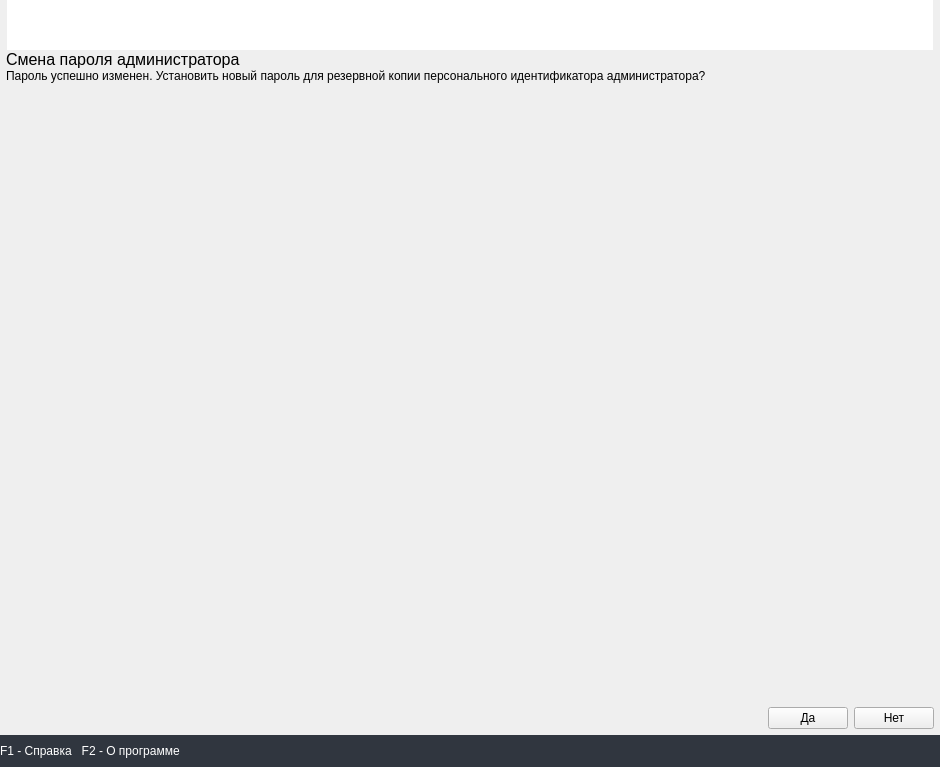
<?xml version="1.0" encoding="UTF-8"?>
<ui version="4.0">
 <class>Form</class>
 <widget class="QWidget" name="Form">
  <property name="geometry">
   <rect>
    <x>0</x>
    <y>0</y>
    <width>940</width>
    <height>767</height>
   </rect>
  </property>
  <property name="focusPolicy">
   <enum>Qt::StrongFocus</enum>
  </property>
  <property name="windowTitle">
   <string>Form</string>
  </property>
  <layout class="QVBoxLayout" name="verticalLayout_3">
   <property name="spacing">
    <number>0</number>
   </property>
   <property name="leftMargin">
    <number>0</number>
   </property>
   <property name="topMargin">
    <number>0</number>
   </property>
   <property name="rightMargin">
    <number>0</number>
   </property>
   <property name="bottomMargin">
    <number>0</number>
   </property>
   <item>
    <layout class="QHBoxLayout" name="top_horizontal_layout" stretch="0,1,0">
     <property name="spacing">
      <number>0</number>
     </property>
     <item>
      <widget class="QLabel" name="left_label">
       <property name="sizePolicy">
        <sizepolicy hsizetype="Minimum" vsizetype="Preferred">
         <horstretch>0</horstretch>
         <verstretch>0</verstretch>
        </sizepolicy>
       </property>
       <property name="minimumSize">
        <size>
         <width>0</width>
         <height>50</height>
        </size>
       </property>
       <property name="text">
        <string/>
       </property>
       <property name="pixmap">
        <pixmap>../img/top_left.png</pixmap>
       </property>
      </widget>
     </item>
     <item>
      <widget class="QLabel" name="middle_label">
       <property name="sizePolicy">
        <sizepolicy hsizetype="Preferred" vsizetype="Fixed">
         <horstretch>0</horstretch>
         <verstretch>0</verstretch>
        </sizepolicy>
       </property>
       <property name="minimumSize">
        <size>
         <width>100</width>
         <height>50</height>
        </size>
       </property>
       <property name="styleSheet">
        <string notr="true">background-color: white</string>
       </property>
       <property name="text">
        <string/>
       </property>
      </widget>
     </item>
     <item>
      <widget class="QLabel" name="right_label">
       <property name="sizePolicy">
        <sizepolicy hsizetype="Minimum" vsizetype="Preferred">
         <horstretch>0</horstretch>
         <verstretch>0</verstretch>
        </sizepolicy>
       </property>
       <property name="minimumSize">
        <size>
         <width>0</width>
         <height>50</height>
        </size>
       </property>
       <property name="text">
        <string/>
       </property>
       <property name="pixmap">
        <pixmap>../img/top_right_a.png</pixmap>
       </property>
      </widget>
     </item>
    </layout>
   </item>
   <item>
    <widget class="QStackedWidget" name="stacked_widget">
     <property name="currentIndex">
      <number>3</number>
     </property>
     <widget class="QWidget" name="page_1">
      <layout class="QVBoxLayout" name="verticalLayout_2">
       <property name="spacing">
        <number>6</number>
       </property>
       <property name="leftMargin">
        <number>6</number>
       </property>
       <property name="topMargin">
        <number>0</number>
       </property>
       <property name="rightMargin">
        <number>0</number>
       </property>
       <property name="bottomMargin">
        <number>0</number>
       </property>
       <item>
        <widget class="QLabel" name="step_label_1">
         <property name="font">
          <font>
           <pointsize>12</pointsize>
          </font>
         </property>
         <property name="text">
          <string>Смена пароля администратора. Шаг 1</string>
         </property>
        </widget>
       </item>
       <item>
        <layout class="QVBoxLayout" name="verticalLayout">
         <item>
          <widget class="QLabel" name="old_passwd_label">
           <property name="text">
            <string>Введите старый пароль:</string>
           </property>
          </widget>
         </item>
         <item>
          <widget class="QLineEdit" name="old_passwd_line_edit">
           <property name="maximumSize">
            <size>
             <width>240</width>
             <height>16777215</height>
            </size>
           </property>
           <property name="echoMode">
            <enum>QLineEdit::Password</enum>
           </property>
          </widget>
         </item>
        </layout>
       </item>
       <item>
        <spacer name="verticalSpacer">
         <property name="orientation">
          <enum>Qt::Vertical</enum>
         </property>
         <property name="sizeHint" stdset="0">
          <size>
           <width>20</width>
           <height>533</height>
          </size>
         </property>
        </spacer>
       </item>
       <item>
        <layout class="QHBoxLayout" name="horizontalLayout">
         <property name="topMargin">
          <number>6</number>
         </property>
         <property name="rightMargin">
          <number>6</number>
         </property>
         <property name="bottomMargin">
          <number>6</number>
         </property>
         <item>
          <spacer name="horizontalSpacer">
           <property name="orientation">
            <enum>Qt::Horizontal</enum>
           </property>
           <property name="sizeHint" stdset="0">
            <size>
             <width>40</width>
             <height>20</height>
            </size>
           </property>
          </spacer>
         </item>
         <item>
          <widget class="QPushButton" name="cancel_push_button_1">
           <property name="text">
            <string>Отмена</string>
           </property>
          </widget>
         </item>
         <item>
          <widget class="QPushButton" name="next_push_button_1">
           <property name="enabled">
            <bool>false</bool>
           </property>
           <property name="text">
            <string>Вперед</string>
           </property>
          </widget>
         </item>
        </layout>
       </item>
      </layout>
     </widget>
     <widget class="QWidget" name="page_2">
      <layout class="QVBoxLayout" name="verticalLayout_5">
       <property name="spacing">
        <number>6</number>
       </property>
       <property name="leftMargin">
        <number>6</number>
       </property>
       <property name="topMargin">
        <number>0</number>
       </property>
       <property name="rightMargin">
        <number>0</number>
       </property>
       <property name="bottomMargin">
        <number>0</number>
       </property>
       <item>
        <widget class="QLabel" name="step_label_2">
         <property name="font">
          <font>
           <pointsize>12</pointsize>
          </font>
         </property>
         <property name="text">
          <string>Смена пароля администратора. Шаг 2</string>
         </property>
        </widget>
       </item>
       <item>
        <widget class="QLabel" name="new_passwd_label">
         <property name="text">
          <string>Введите новый пароль:</string>
         </property>
        </widget>
       </item>
       <item>
        <layout class="QHBoxLayout" name="horizontalLayout_4">
         <item>
          <widget class="QLineEdit" name="new_passwd_line_edit">
           <property name="minimumSize">
            <size>
             <width>240</width>
             <height>0</height>
            </size>
           </property>
           <property name="maximumSize">
            <size>
             <width>240</width>
             <height>16777215</height>
            </size>
           </property>
           <property name="echoMode">
            <enum>QLineEdit::Password</enum>
           </property>
          </widget>
         </item>
         <item>
          <widget class="QPushButton" name="passwd_gen_push_button">
           <property name="text">
            <string>Сгенерировать</string>
           </property>
          </widget>
         </item>
         <item>
          <spacer name="horizontalSpacer_4">
           <property name="orientation">
            <enum>Qt::Horizontal</enum>
           </property>
           <property name="sizeHint" stdset="0">
            <size>
             <width>40</width>
             <height>20</height>
            </size>
           </property>
          </spacer>
         </item>
        </layout>
       </item>
       <item>
        <widget class="QRadioButton" name="show_passwd_radio_button">
         <property name="text">
          <string>Показать пароль</string>
         </property>
        </widget>
       </item>
       <item>
        <widget class="QLabel" name="confirm_passwd_label">
         <property name="text">
          <string>Подтвердите новый пароль:</string>
         </property>
        </widget>
       </item>
       <item>
        <widget class="QLineEdit" name="confirm_passwd_line_edit">
         <property name="minimumSize">
          <size>
           <width>240</width>
           <height>0</height>
          </size>
         </property>
         <property name="maximumSize">
          <size>
           <width>240</width>
           <height>16777215</height>
          </size>
         </property>
         <property name="text">
          <string/>
         </property>
         <property name="echoMode">
          <enum>QLineEdit::Password</enum>
         </property>
        </widget>
       </item>
       <item>
        <spacer name="verticalSpacer_3">
         <property name="orientation">
          <enum>Qt::Vertical</enum>
         </property>
         <property name="sizeHint" stdset="0">
          <size>
           <width>20</width>
           <height>450</height>
          </size>
         </property>
        </spacer>
       </item>
       <item>
        <layout class="QHBoxLayout" name="horizontalLayout_3">
         <property name="spacing">
          <number>6</number>
         </property>
         <property name="topMargin">
          <number>6</number>
         </property>
         <property name="rightMargin">
          <number>6</number>
         </property>
         <property name="bottomMargin">
          <number>6</number>
         </property>
         <item>
          <spacer name="horizontalSpacer_3">
           <property name="orientation">
            <enum>Qt::Horizontal</enum>
           </property>
           <property name="sizeHint" stdset="0">
            <size>
             <width>40</width>
             <height>20</height>
            </size>
           </property>
          </spacer>
         </item>
         <item>
          <widget class="QPushButton" name="cancel_push_button_2">
           <property name="text">
            <string>Отмена</string>
           </property>
          </widget>
         </item>
         <item>
          <widget class="QPushButton" name="next_push_button_2">
           <property name="enabled">
            <bool>false</bool>
           </property>
           <property name="text">
            <string>Вперед</string>
           </property>
          </widget>
         </item>
        </layout>
       </item>
      </layout>
     </widget>
     <widget class="QWidget" name="page_3">
      <layout class="QVBoxLayout" name="verticalLayout_6">
       <property name="spacing">
        <number>0</number>
       </property>
       <property name="leftMargin">
        <number>6</number>
       </property>
       <property name="topMargin">
        <number>0</number>
       </property>
       <property name="rightMargin">
        <number>0</number>
       </property>
       <property name="bottomMargin">
        <number>0</number>
       </property>
       <item>
        <widget class="QLabel" name="step_label_4">
         <property name="font">
          <font>
           <pointsize>12</pointsize>
          </font>
         </property>
         <property name="text">
          <string>Смена пароля администратора. Шаг 3</string>
         </property>
        </widget>
       </item>
       <item>
        <layout class="QHBoxLayout" name="horizontalLayout_6">
         <item>
          <widget class="QLabel" name="ibutton_label">
           <property name="text">
            <string>Предъявите персональный идентификатор</string>
           </property>
          </widget>
         </item>
         <item>
          <spacer name="horizontalSpacer_6">
           <property name="orientation">
            <enum>Qt::Horizontal</enum>
           </property>
           <property name="sizeHint" stdset="0">
            <size>
             <width>40</width>
             <height>20</height>
            </size>
           </property>
          </spacer>
         </item>
        </layout>
       </item>
       <item>
        <spacer name="verticalSpacer_4">
         <property name="orientation">
          <enum>Qt::Vertical</enum>
         </property>
         <property name="sizeHint" stdset="0">
          <size>
           <width>20</width>
           <height>538</height>
          </size>
         </property>
        </spacer>
       </item>
       <item>
        <layout class="QHBoxLayout" name="horizontalLayout_5">
         <property name="topMargin">
          <number>6</number>
         </property>
         <property name="rightMargin">
          <number>6</number>
         </property>
         <property name="bottomMargin">
          <number>6</number>
         </property>
         <item>
          <spacer name="horizontalSpacer_5">
           <property name="orientation">
            <enum>Qt::Horizontal</enum>
           </property>
           <property name="sizeHint" stdset="0">
            <size>
             <width>40</width>
             <height>20</height>
            </size>
           </property>
          </spacer>
         </item>
         <item>
          <widget class="QPushButton" name="cancel_push_button_3">
           <property name="enabled">
            <bool>true</bool>
           </property>
           <property name="text">
            <string>Отмена</string>
           </property>
          </widget>
         </item>
         <item>
          <widget class="QPushButton" name="next_push_button_3">
           <property name="enabled">
            <bool>false</bool>
           </property>
           <property name="text">
            <string>Вперед</string>
           </property>
          </widget>
         </item>
        </layout>
       </item>
      </layout>
     </widget>
     <widget class="QWidget" name="page_4">
      <layout class="QVBoxLayout" name="verticalLayout_4">
       <property name="spacing">
        <number>0</number>
       </property>
       <property name="leftMargin">
        <number>6</number>
       </property>
       <property name="topMargin">
        <number>0</number>
       </property>
       <property name="rightMargin">
        <number>0</number>
       </property>
       <property name="bottomMargin">
        <number>0</number>
       </property>
       <item>
        <widget class="QLabel" name="step_label_5">
         <property name="font">
          <font>
           <pointsize>12</pointsize>
          </font>
         </property>
         <property name="text">
          <string>Смена пароля администратора</string>
         </property>
        </widget>
       </item>
       <item>
        <widget class="QLabel" name="label_5">
         <property name="text">
          <string>Пароль успешно изменен. Установить новый пароль для резервной копии персонального идентификатора администратора?</string>
         </property>
        </widget>
       </item>
       <item>
        <spacer name="verticalSpacer_5">
         <property name="orientation">
          <enum>Qt::Vertical</enum>
         </property>
         <property name="sizeHint" stdset="0">
          <size>
           <width>20</width>
           <height>603</height>
          </size>
         </property>
        </spacer>
       </item>
       <item>
        <layout class="QHBoxLayout" name="horizontalLayout_7">
         <property name="spacing">
          <number>6</number>
         </property>
         <property name="topMargin">
          <number>6</number>
         </property>
         <property name="rightMargin">
          <number>6</number>
         </property>
         <property name="bottomMargin">
          <number>6</number>
         </property>
         <item>
          <spacer name="horizontalSpacer_7">
           <property name="orientation">
            <enum>Qt::Horizontal</enum>
           </property>
           <property name="sizeHint" stdset="0">
            <size>
             <width>40</width>
             <height>20</height>
            </size>
           </property>
          </spacer>
         </item>
         <item>
          <widget class="QPushButton" name="yes_push_button_4">
           <property name="text">
            <string>Да</string>
           </property>
          </widget>
         </item>
         <item>
          <widget class="QPushButton" name="no_push_button_4">
           <property name="text">
            <string>Нет</string>
           </property>
          </widget>
         </item>
        </layout>
       </item>
      </layout>
     </widget>
    </widget>
   </item>
   <item>
    <widget class="QLabel" name="settings_bottom_label">
     <property name="minimumSize">
      <size>
       <width>0</width>
       <height>32</height>
      </size>
     </property>
     <property name="styleSheet">
      <string notr="true">            QWidget {
                font: 8pt 'Monospace Regular';
                color: white;
                background-color: #30363F;
            }
</string>
     </property>
     <property name="text">
      <string>F1 - Справка   F2 - О программе</string>
     </property>
    </widget>
   </item>
  </layout>
 </widget>
 <tabstops>
  <tabstop>passwd_gen_push_button</tabstop>
  <tabstop>new_passwd_line_edit</tabstop>
  <tabstop>confirm_passwd_line_edit</tabstop>
  <tabstop>show_passwd_radio_button</tabstop>
  <tabstop>next_push_button_2</tabstop>
  <tabstop>cancel_push_button_2</tabstop>
  <tabstop>old_passwd_line_edit</tabstop>
  <tabstop>next_push_button_1</tabstop>
  <tabstop>cancel_push_button_1</tabstop>
  <tabstop>cancel_push_button_3</tabstop>
  <tabstop>next_push_button_3</tabstop>
 </tabstops>
 <resources/>
 <connections/>
</ui>
